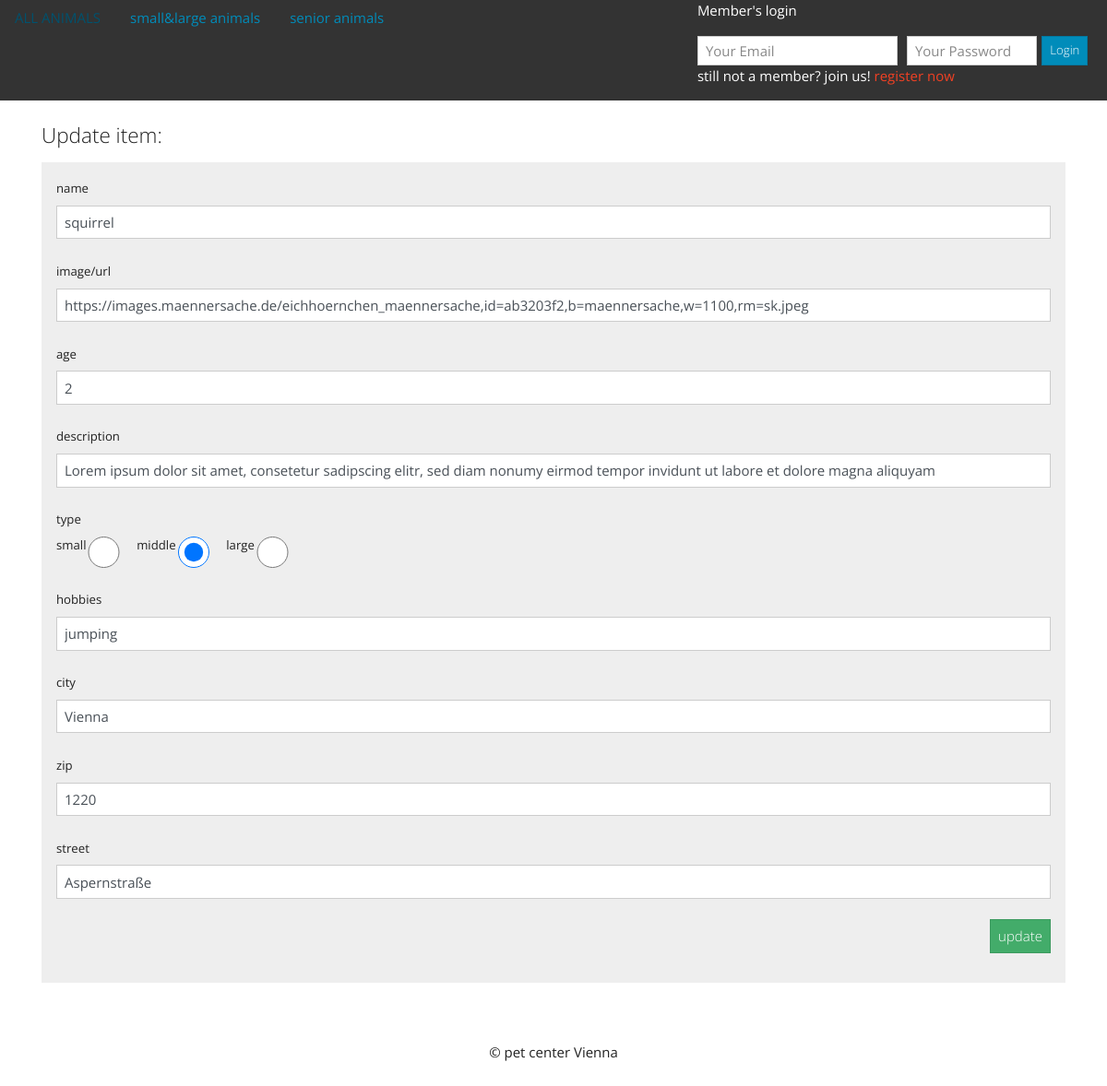
The app's page /petadoption/update.php?id=1 (signed in) with its own data.
### tables this page shows
CREATE TABLE `animal` (
  `id` int(11) NOT NULL,
  `name` varchar(255) NOT NULL,
  `image` varchar(255) NOT NULL,
  `age` int(11) NOT NULL,
  `description` varchar(255) NOT NULL,
  `type` enum('small','large','middle') NOT NULL,
  `hobbies` varchar(255) NOT NULL,
  `city` varchar(255) NOT NULL,
  `zip` int(11) NOT NULL,
  `street` varchar(255) NOT NULL
);

### petadoption/update.php (the view, shortened to what this page needs)
<?php
require_once 'dbconnect.php';
if ($_GET["id"]) {
        $id = $_GET["id"];
        $sql = "SELECT * FROM animal WHERE id = $id";
        $result = mysqli_query($conn, $sql);
        $row = $result->fetch_assoc();
}
?>
<?php include("header.php"); ?>
<div class="container">
        <h4 class="mt-4 mb-3">Update item:</h4>
        <form action="actions/a_update.php" method="post">
                <div class="form-group bg-light rounded p-3">
                        <label for="">name</label>
                        <input type="text required" name="name" class="form-control" value="<?php echo $row['name'] ?>">
                        <br>
                        <label for="">image/url</label>
                        <input type="text" name="image" class="form-control" value="<?php echo $row['image'] ?>">
                        <br>
                        <label for="">age</label>
                        <input type="number required" name="age" class="form-control" value="<?php echo $row['age'] ?>">
                        <br>
                        <label for="">description</label>
                        <input type="textarea" name="description" class="form-control" value="<?php echo $row['description'] ?>">
                        <br>
                        <label for="type">type</label>
                        <div class="input-group-prepend w-25">
                                <label for="type">small</label>
                                <input type="radio" name="type" class="form-control mr-3 btn-sm" value="small" <?php if ($row['type'] == 'small') {
                                                                                                                        echo 'checked="checked"';
                                                                                                                } ?>>
                                <label for="type">middle</label>
                                <input type="radio" name="type" class="form-control mr-3 btn-sm" value="middle" <?php if ($row['type'] == 'middle') {
                                                                                                                        echo 'checked="checked"';
                                                                                                                } ?>>
                                <label for="type">large</label>
                                <input type="radio" name="type" class="form-control mr-3 btn-sm" value="large" <?php if ($row['type'] == 'large') {
                                                                                                                        echo 'checked="checked"';
                                                                                                                } ?>>
                        </div>
                        <br>
                        <label for="">hobbies</label>
                        <input type="text" name="hobbies" class="form-control" value="<?php echo $row['hobbies'] ?>">
                        <br>
                        <label for="">city</label>
                        <input type="text" name="city" class="form-control" value="<?php echo $row['city'] ?>">
                        <br>
                        <label for="">zip</label>
                        <input type="number" name="zip" class="form-control" value="<?php echo $row['zip'] ?>">
                        <br>
                        <label for="">street</label>
                        <input type="text" name="street" class="form-control" value="<?php echo $row['street'] ?>">
                        <br>
                        <p class="text-right">
                                <input type="submit" value="update" name="update" class="btn btn-success">
                        </p>
                </div>
        </form>
</div>
<?php include("footer.php"); ?>
</body>
</html>

### records on screen
animal: name "squirrel", image "https://images.maennersache.de/eichhoernchen_maennersache,id=ab3203f2,b=maennersache,w=1100,rm=sk.jpeg", age "2", description "Lorem ipsum dolor sit amet, consetetur sadipscing elitr, sed diam nonumy eirmod tempor invidunt ut labore et dolore magna aliquyam", type "☑", hobbies "jumping", city "Vienna", zip "1220", street "Aspernstraße"
